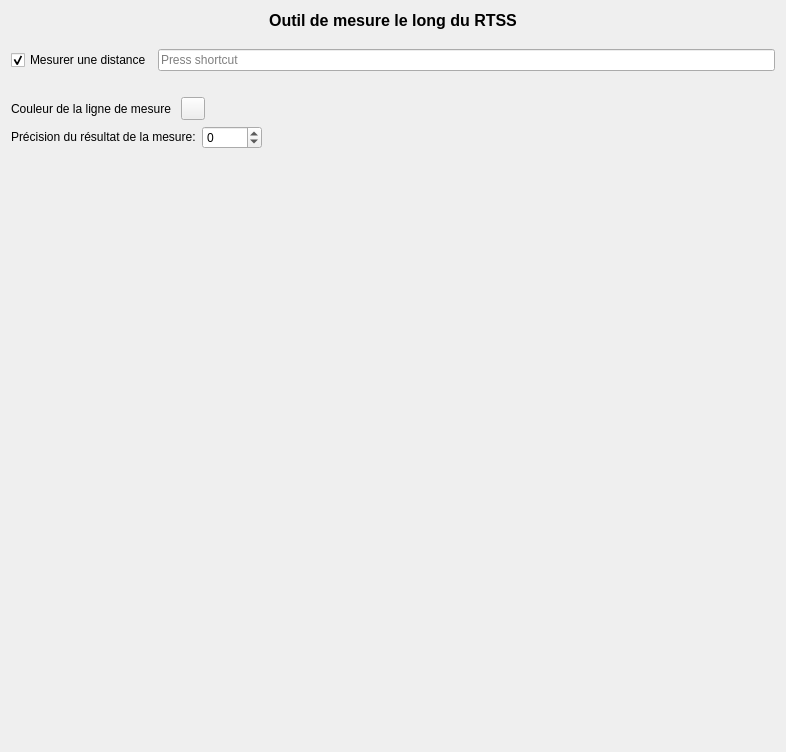
         <widget class="QWidget" name="scrollAreaWidgetContents_3">
          <property name="geometry">
           <rect>
            <x>0</x>
            <y>0</y>
            <width>786</width>
            <height>752</height>
           </rect>
          </property>
          <layout class="QGridLayout" name="gridLayout_12">
           <item row="0" column="0">
            <widget class="QLabel" name="label_29">
             <property name="font">
              <font>
               <family>MS Shell Dlg 2</family>
               <pointsize>12</pointsize>
               <weight>75</weight>
               <italic>false</italic>
               <bold>true</bold>
              </font>
             </property>
             <property name="styleSheet">
              <string notr="true">font: bold 12pt &quot;MS Shell Dlg 2&quot;;</string>
             </property>
             <property name="text">
              <string>Outil de mesure le long du RTSS</string>
             </property>
             <property name="alignment">
              <set>Qt::AlignBottom|Qt::AlignHCenter</set>
             </property>
            </widget>
           </item>
           <item row="1" column="0">
            <spacer name="verticalSpacer_4">
             <property name="orientation">
              <enum>Qt::Vertical</enum>
             </property>
             <property name="sizeType">
              <enum>QSizePolicy::Fixed</enum>
             </property>
             <property name="sizeHint" stdset="0">
              <size>
               <width>428</width>
               <height>13</height>
              </size>
             </property>
            </spacer>
           </item>
           <item row="2" column="0">
            <layout class="QVBoxLayout" name="verticalLayout_6">
             <item>
              <layout class="QHBoxLayout" name="horizontalLayout_16">
               <item>
                <widget class="QCheckBox" name="chk_shorcut_distance">
                 <property name="sizePolicy">
                  <sizepolicy hsizetype="Fixed" vsizetype="Fixed">
                   <horstretch>0</horstretch>
                   <verstretch>0</verstretch>
                  </sizepolicy>
                 </property>
                 <property name="minimumSize">
                  <size>
                   <width>125</width>
                   <height>0</height>
                  </size>
                 </property>
                 <property name="text">
                  <string>Mesurer une distance</string>
                 </property>
                 <property name="checked">
                  <bool>true</bool>
                 </property>
                </widget>
               </item>
               <item>
                <widget class="QKeySequenceEdit" name="key_shortcut_distance">
                 <property name="minimumSize">
                  <size>
                   <width>100</width>
                   <height>0</height>
                  </size>
                 </property>
                </widget>
               </item>
              </layout>
             </item>
             <item>
              <widget class="QLabel" name="lbl_key_distance">
               <property name="styleSheet">
                <string notr="true">font: bold italic 9pt &quot;Arial&quot;;
color:rgb(255, 0, 0)</string>
               </property>
               <property name="text">
                <string/>
               </property>
              </widget>
             </item>
            </layout>
           </item>
           <item row="3" column="0">
            <layout class="QHBoxLayout" name="horizontalLayout_6">
             <item>
              <widget class="QLabel" name="label_8">
               <property name="text">
                <string>Couleur de la ligne de mesure </string>
               </property>
              </widget>
             </item>
             <item>
              <widget class="QgsColorButton" name="btn_color_dist"/>
             </item>
             <item>
              <spacer name="horizontalSpacer_6">
               <property name="orientation">
                <enum>Qt::Horizontal</enum>
               </property>
               <property name="sizeHint" stdset="0">
                <size>
                 <width>40</width>
                 <height>20</height>
                </size>
               </property>
              </spacer>
             </item>
            </layout>
           </item>
           <item row="4" column="0">
            <layout class="QHBoxLayout" name="horizontalLayout_24">
             <property name="spacing">
              <number>6</number>
             </property>
             <property name="sizeConstraint">
              <enum>QLayout::SetDefaultConstraint</enum>
             </property>
             <item>
              <widget class="QLabel" name="label_16">
               <property name="sizePolicy">
                <sizepolicy hsizetype="Fixed" vsizetype="Fixed">
                 <horstretch>0</horstretch>
                 <verstretch>0</verstretch>
                </sizepolicy>
               </property>
               <property name="text">
                <string>Précision du résultat de la mesure:</string>
               </property>
              </widget>
             </item>
             <item>
              <widget class="QSpinBox" name="spx_precision_mesure">
               <property name="sizePolicy">
                <sizepolicy hsizetype="Preferred" vsizetype="Fixed">
                 <horstretch>0</horstretch>
                 <verstretch>0</verstretch>
                </sizepolicy>
               </property>
               <property name="minimumSize">
                <size>
                 <width>60</width>
                 <height>0</height>
                </size>
               </property>
               <property name="minimum">
                <number>-3</number>
               </property>
               <property name="maximum">
                <number>3</number>
               </property>
              </widget>
             </item>
             <item>
              <spacer name="horizontalSpacer_7">
               <property name="orientation">
                <enum>Qt::Horizontal</enum>
               </property>
               <property name="sizeHint" stdset="0">
                <size>
                 <width>0</width>
                 <height>20</height>
                </size>
               </property>
              </spacer>
             </item>
            </layout>
           </item>
           <item row="5" column="0">
            <spacer name="verticalSpacer_3">
             <property name="orientation">
              <enum>Qt::Vertical</enum>
             </property>
             <property name="sizeHint" stdset="0">
              <size>
               <width>20</width>
               <height>40</height>
              </size>
             </property>
            </spacer>
           </item>
          </layout>
         </widget>
